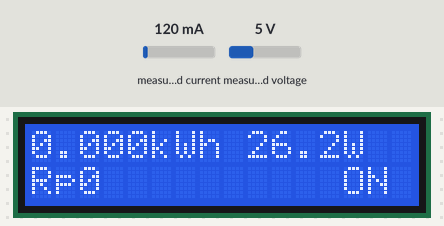
Bench run of a sketch on a simulated ESP32. Parts: 16×2 character LCD. The inputs (shaded band) are chosen by the test bench; at power-on: measured current 120 mA, measured voltage 5 V. WiFi joins after 1.5 s; servers stay silent unless stated; uploads are accepted with an empty reply; the local clock reads 2024-03-15 10:24:30 at power-on unless the sketch sets it; what the sketch prints to the serial monitor is not drawn.

Above: at 10.8 s.
10.9 s: measured current set to 40 mA
At 12.8 s:
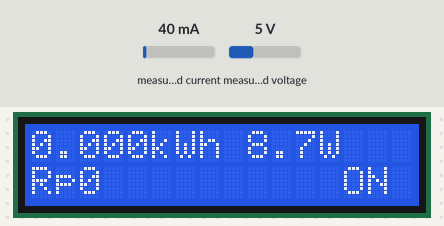
13.2 s: measured voltage set to 0.3 V
At 14.3 s:
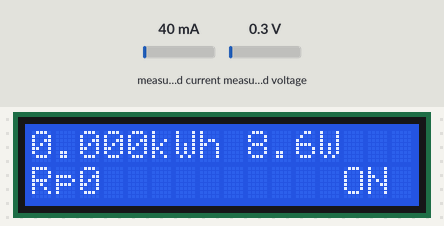
15.2 s: measured current set to 500 mA
At 16.9 s:
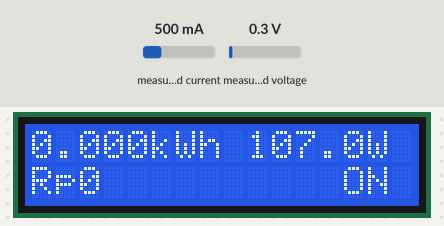
17.2 s: measured voltage set to 3.8 V
At 21.1 s:
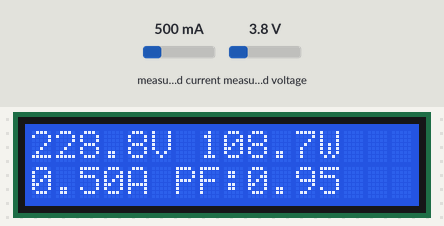
Timing chart, 0 to 22.6 s (numbered marks = the images above; inputs shaded):
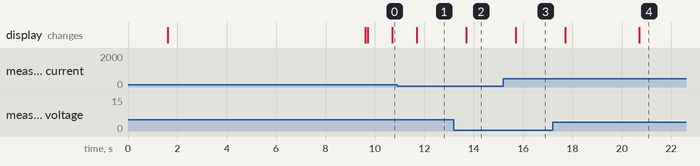

Measured:
- after the input at 10.9 s, the display: changes after 0.80 s (image 1)
- after the input at 13.2 s, the display: changes after 0.50 s (image 2)
- after the input at 15.2 s, the display: changes after 0.51 s (image 3)

The sketch:

powermeter.ino
```cpp
#include <WiFi.h>
#include <HTTPClient.h>
#include <Wire.h>
#include <LiquidCrystal_I2C.h>
#include <PZEM004Tv30.h>

#define PZEM_RX_PIN 22     // ESP32 D22 (RX)
#define PZEM_TX_PIN 23     // ESP32 D23 (TX)
#define SSR_PIN 12         // SSR dikontrol dari GPIO 12
#define OVER_CURRENT_LIMIT 9.9  // Batas arus maksimum (A)

HardwareSerial PZEMSerial(1);
PZEM004Tv30 pzem(PZEMSerial, PZEM_RX_PIN, PZEM_TX_PIN);
LiquidCrystal_I2C lcd(0x27, 16, 2); // Alamat I2C 0x27, LCD 16x2

// WiFi Settings
const char* ssid = "YaraMaisa";
const char* password = "Ninofareza94";
// URL Backend baru (gunakan IP server)
String serverUrl = "http://10.246.88.77:8000/api/data";

// Variabel sistem
unsigned long previousSensorMillis = 0;
unsigned long previousBackendMillis = 0;
unsigned long previousLCDMillis = 0;
unsigned long previousPageMillis = 0;

const long sensorInterval = 1000;      // Baca sensor tiap 1 detik
const long backendInterval = 5000;     // Cek perubahan tiap 5 detik
const long lcdUpdateInterval = 1000;   // Update LCD tiap 1 detik
const long pageChangeInterval = 20000; // Ganti halaman tiap 20 detik

const float TARIF_LISTRIK = 1352.0;    // Tarif listrik per kWh
const float CURRENT_THRESHOLD = 0.04;  // Batas minimum arus (40mA)

bool ssrState = true;
bool lastSendSuccess = false;  // Status pengiriman terakhir
int currentPage = 0;  // 0 = Halaman 1, 1 = Halaman 2

// Variabel untuk menyimpan data sensor
float voltage = 0, current = 0, power = 0, energy = 0, pf = 0;

// Variabel untuk menyimpan data sebelumnya (deteksi perubahan)
float lastVoltage = -1, lastCurrent = -1, lastPower = -1;
float lastEnergy = -1, lastPf = -1;
bool lastSsrState = false;

void setup() {
  Serial.begin(115200);

  // Inisialisasi PZEM
  PZEMSerial.begin(9600, SERIAL_8N1, PZEM_RX_PIN, PZEM_TX_PIN);
  pzem.setAddress(0xF8);

  // Inisialisasi LCD
  Wire.begin(19, 18); // SDA=GPIO19, SCL=GPIO18
  lcd.init();
  lcd.backlight();
  lcd.clear();
  lcd.setCursor(0, 0);
  lcd.print("Connecting WiFi...");

  // Inisialisasi SSR
  pinMode(SSR_PIN, OUTPUT);
  digitalWrite(SSR_PIN, LOW); // SSR ON awal
  lastSsrState = true;

  // Koneksi WiFi
  WiFi.begin(ssid, password);
  while (WiFi.status() != WL_CONNECTED) {
    delay(500);
    Serial.print(".");
  }

  // Tampilkan IP Address selama 8 detik
  lcd.clear();
  lcd.setCursor(0, 0);
  lcd.print("WiFi Connected!");
  lcd.setCursor(0, 1);
  lcd.print(WiFi.localIP());
  delay(8000);
  lcd.clear();

  Serial.println("\nWiFi Connected");
  Serial.print("IP Address: ");
  Serial.println(WiFi.localIP());
  configTime(0, 0, "pool.ntp.org");
}

void loop() {
  unsigned long currentMillis = millis();

  // Baca sensor setiap 1 detik
  if (currentMillis - previousSensorMillis >= sensorInterval) {
    previousSensorMillis = currentMillis;

    voltage = pzem.voltage();
    current = pzem.current();
    power = pzem.power();
    energy = pzem.energy();
    pf = pzem.pf();

    // Filter noise
    if (pf == 0 || current < CURRENT_THRESHOLD) {
      current = 0;
      power = 0;
    }

    // Update LCD setiap 1 detik
    if (currentMillis - previousLCDMillis >= lcdUpdateInterval) {
      previousLCDMillis = currentMillis;
      if (!isnan(voltage)) {
        updateLCD(voltage, current, power, energy, pf, currentPage);
      }
    }
  }

  // Ganti halaman LCD setiap 20 detik
  if (currentMillis - previousPageMillis >= pageChangeInterval) {
    previousPageMillis = currentMillis;
    currentPage = (currentPage == 0) ? 1 : 0;
    Serial.println("Ganti ke halaman: " + String(currentPage + 1));
  }

  // Cek dan kirim data jika ada perubahan (setiap 5 detik)
  if (currentMillis - previousBackendMillis >= backendInterval) {
    previousBackendMillis = currentMillis;

    if (!isnan(voltage)) {
      // Cek apakah ada perubahan data
      bool dataChanged = false;

      if (abs(voltage - lastVoltage) > 0.1 ||
          abs(current - lastCurrent) > 0.01 ||
          abs(power - lastPower) > 0.1 ||
          abs(energy - lastEnergy) > 0.001 ||
          abs(pf - lastPf) > 0.01 ||
          ssrState != lastSsrState) {
        dataChanged = true;
      }

      // Kirim hanya jika ada perubahan
      if (dataChanged) {
        bool sendSuccess = sendToBackend(voltage, current, power, energy, pf);

        if (sendSuccess) {
          // Update nilai terakhir yang berhasil dikirim
          lastVoltage = voltage;
          lastCurrent = current;
          lastPower = power;
          lastEnergy = energy;
          lastPf = pf;
          lastSsrState = ssrState;
          lastSendSuccess = true;
          Serial.println("✅ Data berhasil dikirim (ada perubahan)");
        } else {
          lastSendSuccess = false;
          Serial.println("❌ Gagal mengirim data");
        }
      } else {
        // Tidak ada perubahan, tidak kirim data
        Serial.println("⏸️ Tidak ada perubahan data, skip kirim");
      }
    }

    // Cek update status SSR dari backend (tetap dilakukan meskipun data tidak berubah)
    checkSSRState();
  }
}

bool sendToBackend(float voltage, float current, float power, float energy, float pf) {
  if (WiFi.status() == WL_CONNECTED) {
    WiFiClient client;
    HTTPClient http;

    http.begin(client, serverUrl);  // Gunakan URL baru
    http.addHeader("Content-Type", "application/json");

    String payload = String("{") +
      "\"voltage\":" + String(voltage) + "," +
      "\"current\":" + String(current) + "," +
      "\"power\":" + String(power) + "," +
      "\"energy\":" + String(energy, 4) + "," +
      "\"pf\":" + String(pf, 2) + "," +
      "\"ssr_state\":" + String(ssrState ? "true" : "false") +
    "}";

    int httpCode = http.POST(payload);
    http.end();

    if (httpCode == 200 || httpCode == 201) {
      return true;
    } else {
      Serial.printf("Error: %d\n", httpCode);
      return false;
    }
  }
  return false;
}

void checkSSRState() {
  if (WiFi.status() == WL_CONNECTED) {
    WiFiClient client;
    HTTPClient http;
    http.begin(client, serverUrl + "/ssr-status");

    int httpCode = http.GET();

    if (httpCode == 200) {
      String response = http.getString();
      bool newState = (response == "true");
      if (newState != ssrState) {
        setSSR(newState);
        // SSR berubah, akan trigger kirim data di next cycle
        lastSsrState = ssrState; // Update agar terdeteksi perubahan
      }
    }
    http.end();
  }
}

void setSSR(bool state) {
  ssrState = state;
  digitalWrite(SSR_PIN, state ? LOW : HIGH);
  Serial.println("SSR diubah ke: " + String(state ? "ON" : "OFF"));
}

void updateLCD(float voltage, float current, float power, float energy, float pf, int page) {
  lcd.clear();

  if (page == 0) {
    // ============ HALAMAN 1 ============
    // Baris 1: kWh dan Watt
    lcd.setCursor(0, 0);
    lcd.print(energy, 3);
    lcd.print("kWh ");
    lcd.print(power, 1);
    lcd.print("W");

    // Baris 2: Rupiah dan Status Kirim
    float cost = energy * TARIF_LISTRIK;
    lcd.setCursor(0, 1);
    lcd.print("Rp");
    lcd.print(cost, 0);
    lcd.setCursor(13, 1);

    // Tampilkan "ON" hanya jika berhasil kirim ke server
    if (lastSendSuccess) {
      lcd.print("ON");
    } else {
      lcd.print("  "); // Kosong jika gagal kirim
    }

  } else {
    // ============ HALAMAN 2 ============
    // Baris 1: Volt dan Watt
    lcd.setCursor(0, 0);
    lcd.print(voltage, 1);
    lcd.print("V ");
    lcd.print(power, 1);
    lcd.print("W");

    // Baris 2: Ampere dan Power Factor
    lcd.setCursor(0, 1);
    lcd.print(current, 2);
    lcd.print("A ");
    lcd.print("PF:");
    lcd.print(pf, 2);
    lcd.setCursor(13, 1);
  }
}
```
